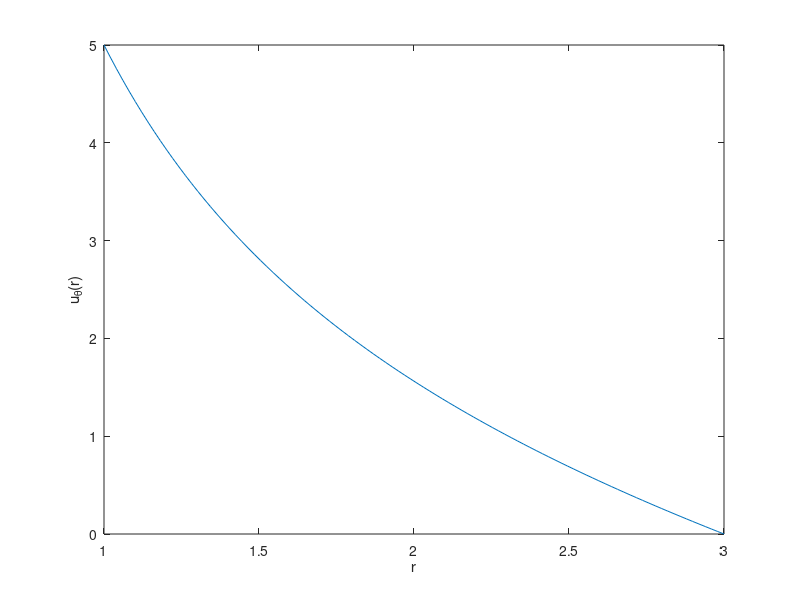

Here is the MATLAB script that generated this plot:
clear all
close all
clc

%% Problem #2

r = linspace(1,3,100);

ra = 1;
rb = 3;
omega = 5;

c1 = (omega*ra)/(rb*((ra/rb) - (rb/ra)));
c2 = (-omega*ra*rb)/((ra/rb) - (rb/ra));

u = @(r) c1.*r + c2./r;

plot(r,u(r))
xlabel('r')
ylabel('u_{\theta}(r)')